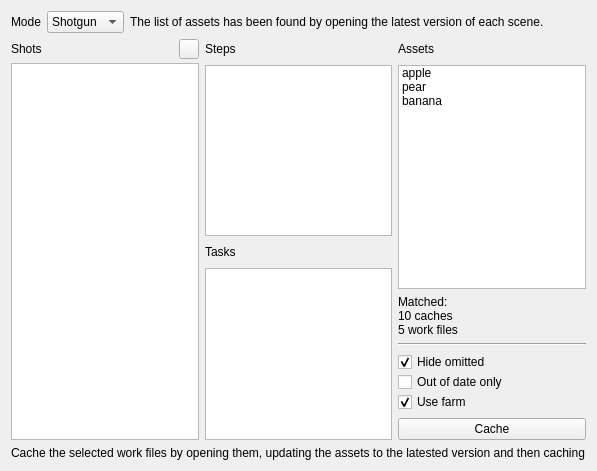
<?xml version="1.0" encoding="UTF-8"?>
<ui version="4.0">
 <class>BatchCacheUi</class>
 <widget class="QWidget" name="BatchCacheUi">
  <property name="geometry">
   <rect>
    <x>0</x>
    <y>0</y>
    <width>597</width>
    <height>471</height>
   </rect>
  </property>
  <property name="windowTitle">
   <string>Batch cache</string>
  </property>
  <layout class="QGridLayout" name="gridLayout">
   <item row="0" column="0">
    <layout class="QHBoxLayout" name="horizontalLayout_3">
     <item>
      <widget class="QLabel" name="label_7">
       <property name="maximumSize">
        <size>
         <width>30</width>
         <height>80</height>
        </size>
       </property>
       <property name="text">
        <string>Mode</string>
       </property>
      </widget>
     </item>
     <item>
      <widget class="QComboBox" name="mode">
       <property name="minimumSize">
        <size>
         <width>77</width>
         <height>0</height>
        </size>
       </property>
       <property name="maximumSize">
        <size>
         <width>77</width>
         <height>16777215</height>
        </size>
       </property>
       <item>
        <property name="text">
         <string>Shotgun</string>
        </property>
       </item>
       <item>
        <property name="text">
         <string>Disk</string>
        </property>
       </item>
      </widget>
     </item>
     <item>
      <widget class="QLabel" name="mode_info">
       <property name="text">
        <string>The list of assets has been found by opening the latest version of each scene.</string>
       </property>
      </widget>
     </item>
    </layout>
   </item>
   <item row="1" column="0">
    <layout class="QHBoxLayout" name="horizontalLayout_2">
     <item>
      <layout class="QVBoxLayout" name="verticalLayout_2">
       <property name="spacing">
        <number>4</number>
       </property>
       <item>
        <layout class="QHBoxLayout" name="horizontalLayout">
         <item>
          <widget class="QLabel" name="label">
           <property name="minimumSize">
            <size>
             <width>0</width>
             <height>20</height>
            </size>
           </property>
           <property name="text">
            <string>Shots</string>
           </property>
          </widget>
         </item>
         <item>
          <widget class="HPushButton" name="refresh">
           <property name="maximumSize">
            <size>
             <width>20</width>
             <height>20</height>
            </size>
           </property>
           <property name="text">
            <string/>
           </property>
           <property name="icon">
            <iconset>
             <normaloff>P:/global/code/pipeline/bootstrap/psycons/icon_packs/EMOJI/icon.2347.png</normaloff>P:/global/code/pipeline/bootstrap/psycons/icon_packs/EMOJI/icon.2347.png</iconset>
           </property>
           <property name="iconSize">
            <size>
             <width>20</width>
             <height>20</height>
            </size>
           </property>
          </widget>
         </item>
        </layout>
       </item>
       <item>
        <widget class="HListWidget" name="shots">
         <property name="selectionMode">
          <enum>QAbstractItemView::ExtendedSelection</enum>
         </property>
        </widget>
       </item>
      </layout>
     </item>
     <item>
      <layout class="QVBoxLayout" name="verticalLayout_3">
       <item>
        <widget class="QLabel" name="label_3">
         <property name="minimumSize">
          <size>
           <width>0</width>
           <height>20</height>
          </size>
         </property>
         <property name="text">
          <string>Steps</string>
         </property>
        </widget>
       </item>
       <item>
        <widget class="HListWidget" name="steps">
         <property name="selectionMode">
          <enum>QAbstractItemView::ExtendedSelection</enum>
         </property>
        </widget>
       </item>
       <item>
        <widget class="QLabel" name="label_4">
         <property name="minimumSize">
          <size>
           <width>0</width>
           <height>20</height>
          </size>
         </property>
         <property name="text">
          <string>Tasks</string>
         </property>
        </widget>
       </item>
       <item>
        <widget class="HListWidget" name="tasks">
         <property name="selectionMode">
          <enum>QAbstractItemView::ExtendedSelection</enum>
         </property>
        </widget>
       </item>
      </layout>
     </item>
     <item>
      <layout class="QVBoxLayout" name="verticalLayout">
       <item>
        <widget class="QLabel" name="label_2">
         <property name="minimumSize">
          <size>
           <width>0</width>
           <height>20</height>
          </size>
         </property>
         <property name="text">
          <string>Assets</string>
         </property>
        </widget>
       </item>
       <item>
        <widget class="HListWidget" name="assets">
         <property name="selectionMode">
          <enum>QAbstractItemView::ExtendedSelection</enum>
         </property>
         <item>
          <property name="text">
           <string>apple</string>
          </property>
         </item>
         <item>
          <property name="text">
           <string>pear</string>
          </property>
         </item>
         <item>
          <property name="text">
           <string>banana</string>
          </property>
         </item>
        </widget>
       </item>
       <item>
        <widget class="QLabel" name="info">
         <property name="text">
          <string>Matched:
10 caches
5 work files</string>
         </property>
        </widget>
       </item>
       <item>
        <widget class="Line" name="line">
         <property name="orientation">
          <enum>Qt::Horizontal</enum>
         </property>
        </widget>
       </item>
       <item>
        <layout class="QVBoxLayout" name="verticalLayout_4">
         <property name="spacing">
          <number>0</number>
         </property>
         <item>
          <widget class="QCheckBox" name="hide_omitted">
           <property name="text">
            <string>Hide omitted</string>
           </property>
           <property name="checked">
            <bool>true</bool>
           </property>
          </widget>
         </item>
         <item>
          <widget class="QCheckBox" name="stale_only">
           <property name="text">
            <string>Out of date only</string>
           </property>
          </widget>
         </item>
         <item>
          <widget class="QCheckBox" name="farm">
           <property name="text">
            <string>Use farm</string>
           </property>
           <property name="checked">
            <bool>true</bool>
           </property>
          </widget>
         </item>
        </layout>
       </item>
       <item>
        <widget class="QPushButton" name="cache">
         <property name="text">
          <string>Cache</string>
         </property>
        </widget>
       </item>
      </layout>
     </item>
    </layout>
   </item>
   <item row="2" column="0">
    <widget class="QLabel" name="label_5">
     <property name="text">
      <string>Cache the selected work files by opening them, updating the assets to the latested version and then caching</string>
     </property>
    </widget>
   </item>
  </layout>
 </widget>
 <customwidgets>
  <customwidget>
   <class>HListWidget</class>
   <extends>QListWidget</extends>
   <header location="global">hlistwidget.h</header>
   <slots>
    <slot>blah()</slot>
    <slot>redraw()</slot>
   </slots>
  </customwidget>
  <customwidget>
   <class>HPushButton</class>
   <extends>QPushButton</extends>
   <header>hpushbutton.h</header>
  </customwidget>
 </customwidgets>
 <resources/>
 <connections/>
</ui>
